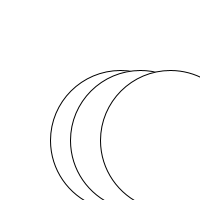
Frame 1 (no input)
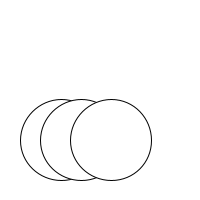
Frame 60 (the mouse pressed at the canvas centre just before this capture)
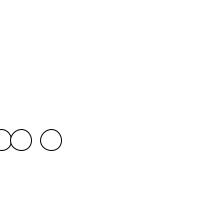
Frame 120 (the mouse held since frame 60 and released just before this capture)

The Processing sketch that drew these frames (run headless with seeded random() and noise(); from frame 60 on, the mouse is pressed at the canvas centre):

// Processing sketch: s08_changing_variables
// ── s08_changing_variables.pde
// declare some variables
float x = 120;
float y = x + 20;
float circleSize = 140;

void setup() {
  size(200, 200);
}

void draw() {
  background(255);
  ellipse(x, y, circleSize, circleSize);
  ellipse(x+20, y, circleSize, circleSize);
  ellipse(x+50, y, circleSize, circleSize);
  
  // reduce the value contained
  // in the x and circleSize variables
  x = x - 1;
  circleSize = circleSize - 1;
}

void keyPressed() {
  if(key == 's') {
    save("still.png");
  }
}
